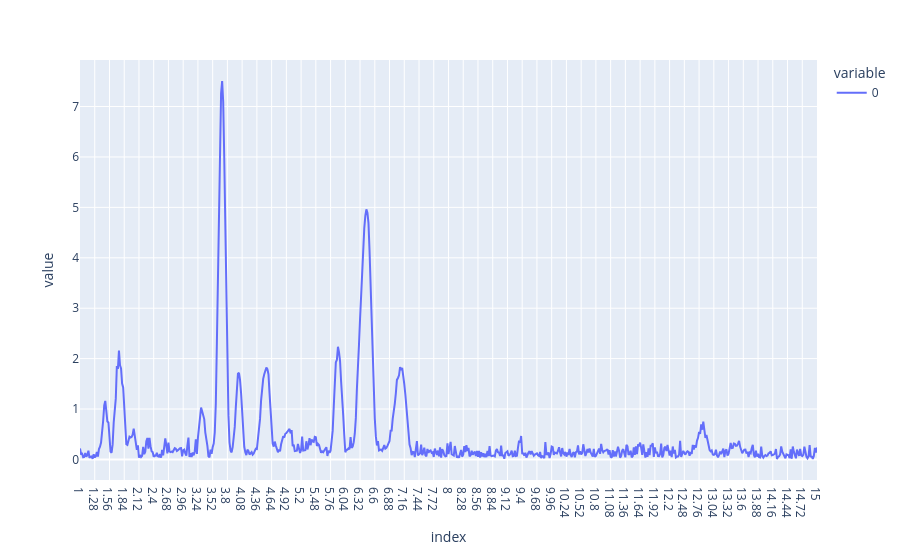

Write notebook code for a chart like this one.
### Code cell
plsda_results[4].T.plot()

### Figure 1 — Plotly figure (JSON) as saved in the notebook; plotly's stock layout.template omitted (floating-point values rounded to 4 significant figures; data arrays with more than 128 entries replaced by an {"elided": "..."} marker saying what was removed)
{"data": [{"hovertemplate": "variable=0<br>index=%{x}<br>value=%{y}<extra></extra>", "legendgroup": "0", "line": {"color": "#636efa", "dash": "solid"}, "marker": {"symbol": "circle"}, "mode": "lines", "name": "0", "orientation": "v", "showlegend": true, "type": "scatter", "x": {"elided": "701 str values"}, "xaxis": "x", "y": {"elided": "701 float values"}, "yaxis": "y"}], "layout": {"legend": {"title": {"text": "variable"}, "tracegroupgap": 0}, "margin": {"t": 60}, "xaxis": {"anchor": "y", "domain": [0, 1], "title": {"text": "index"}}, "yaxis": {"anchor": "x", "domain": [0, 1], "title": {"text": "value"}}}}
